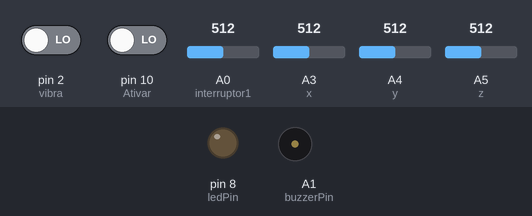
The sketch below on a simulated Arduino Uno, built with avr-gcc and run on an emulated ATmega328P. On the bench: output pins drawn as LEDs (lit = HIGH), buzzer (waves = sounding, pin HIGH). The test bench sets the inputs (shaded band); at power-on: pin 10 (Ativar) LOW, pin 2 (vibra) LOW, A0 (interruptor1) = 512, A3 (x) = 512, A4 (y) = 512, A5 (z) = 512.

Above: at 2.7 s.
2.8 s: pin 10 (Ativar) driven HIGH
At 3.61 s:
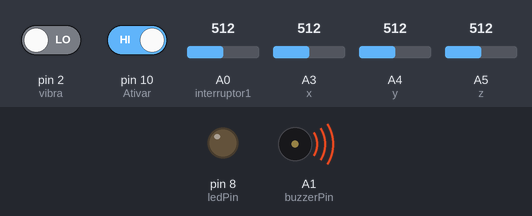
At 4.01 s:
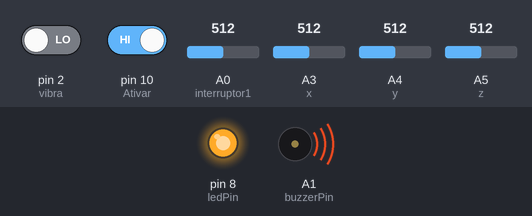
5.8 s: pin 10 (Ativar) driven LOW
At 6.9 s:
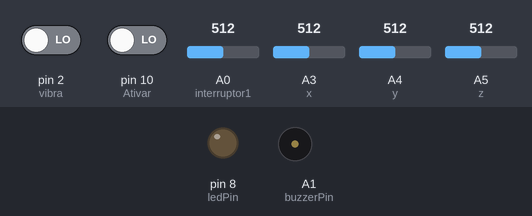
Timing chart, 0 to 8.8 s (numbered marks = the images above; inputs shaded):
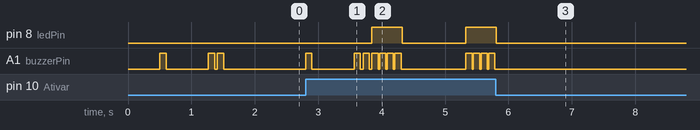

The sketch:

Alarme.ino
```cpp
//Detector de movimento acelerometro
//Global Variables and constants
    const int Ativar = 10; // Alarm button ativation connected to Digital 10
    const int buzzerPin = A1; // buzzer Pin connected to Analog 1
    const int interruptor1 = A0; // interruptor do sensor de porta para Analog 0
    const int interruptor2 = A2; // interruptor do sensor de porta para Analog 2
    const int vibra = 2;

//Accelerometer Pins
    const int x = A3; // X pin connected to Analog 3
    const int y = A4; // Y pin connected to Analog 4
    const int z = A5; // Z pin connected to Analog 5
//Alarm LED
    const int ledPin = 8; // LED connected to Digital 8
    int tolerance=40; // Sensitivity of the Alarm
    boolean calibrate = false; // When accelerometer is calibrated - changes to true
    boolean moveDetected = false; // When motion is detected - changes to true
//Accelerometer limits
    int xMin; //Minimum x Value
    int xMax; //Maximum x Value
    int xVal; //Current x Value
    int yMin; //Minimum y Value
    int yMax; //Maximum y Value
    int yVal; //Current y Value
    int zMin; //Minimum z Value
    int zMax; //Maximum z Value
    int zVal; //Current z Value
//Vibração
    boolean leitura_porta_vibra = false;
    boolean vibeRing = false;
    boolean doorRing = false;

void setup(){
    //Initilise LED Pin
    pinMode(ledPin, OUTPUT);
    pinMode (Ativar,INPUT);
    //Vibração
    pinMode(vibra, INPUT);
    delay(500);
    calibrateAccel();
}
void loop()
{
     boolean ativa = digitalRead(Ativar);
     // If the button is pressed, initialise and recalibrate the Accelerometer limits.
     if(ativa && !calibrate){
         calibrateAccel();
     }else if(!ativa && calibrate){
         calibrate = false;
     }

     vibeRing = false;
     doorRing = false;

       //configurar entrada da chave ativar (criar função) e nova para sensor de vibração
       while (digitalRead(Ativar)) {

           // Once the accelerometer is calibrated - check for movement
           if(checkMotion()){
              moveDetected=true;
           }

           // If motion is detected - sound the alarm !
           if(moveDetected){
               ALARM();
//               moveDetected = false;
               delay(1000);
           }

           if(analogRead(interruptor1)>500 || analogRead(interruptor2)>500){
               doorRing = true;
           }

           if(doorRing){
             ALARM();
             delay(1000);
           }

           if(vibration()){
              vibeRing = true;
           }

           if(vibeRing){
               ALARM();
               delay(1000);
           }
       }
}
//This is the function used to sound the buzzer
  void buzz(int reps, int rate){
    for(int i=0; i<reps; i++){
      analogWrite(buzzerPin, 220);
      delay(100);
      analogWrite(buzzerPin, 0);
      delay(rate);
    }
}
// Function used to calibrate the Accelerometer
void calibrateAccel(){
    // reset alarm
    moveDetected=false;
    // Calibration sequence initialisation sound - 3 seconds before calibration begins
    buzz(1,150);
    //calibrate the Accelerometer (should take about 0.5 seconds)
    for (int i=0; i<50; i++){
        // Calibrate X Values
        xVal = analogRead(x);
        xMax=xVal+tolerance;
        xMin=xVal-tolerance;

        //  Calibrate Y Values
        yVal = analogRead(y);
        yMax=yVal+tolerance;
        yMin=yVal-tolerance;

        // Calibrate Z Values
        zVal = analogRead(z);
        zMax=zVal+tolerance;
        zMin=zVal-tolerance;

        //Delay 10msec between readings
        delay(10);
    }
    //End of calibration sequence sound. ARMED.
    buzz(2,40);
    printValues(); //Only useful when connected to computer- using serial monitor.
    calibrate=true;
}
//Function used to detect motion. Tolerance variable adjusts the sensitivity of movement detected.
boolean checkMotion(){
     boolean tempB=false;
     xVal = analogRead(x);
     yVal = analogRead(y);
     zVal = analogRead(z);

     if(xVal > xMax|| xVal < xMin){
         tempB=true;
     }

     if(yVal > yMax || yVal < yMin){
         tempB=true;
     }

     if(zVal > zMax || zVal < zMin){
         tempB=true;
     }
     return tempB;
}
// Prints the Sensor limits identified during Accelerometer calibration.
// Prints to the Serial monitor.
void printValues(){
}
//Function used to make the alarm sound, and blink the LED.
void ALARM(){

 // sound the alarm and blink LED
 digitalWrite(ledPin, HIGH);
 buzz(4,20);
 digitalWrite(ledPin, LOW);
}

boolean vibration(){
  leitura_porta_vibra = digitalRead(vibra);
  return(leitura_porta_vibra);
}
```

Measured:
- after the input at 2.8 s, pin 8 (ledPin): LOW → HIGH after 1.0 s, → LOW 0.48 s later, → HIGH 1.0 s later
- after the input at 5.8 s, pin 8 (ledPin): goes on until 5.8 s, then stays LOW; A1 (buzzerPin): stops changing and stays LOW
